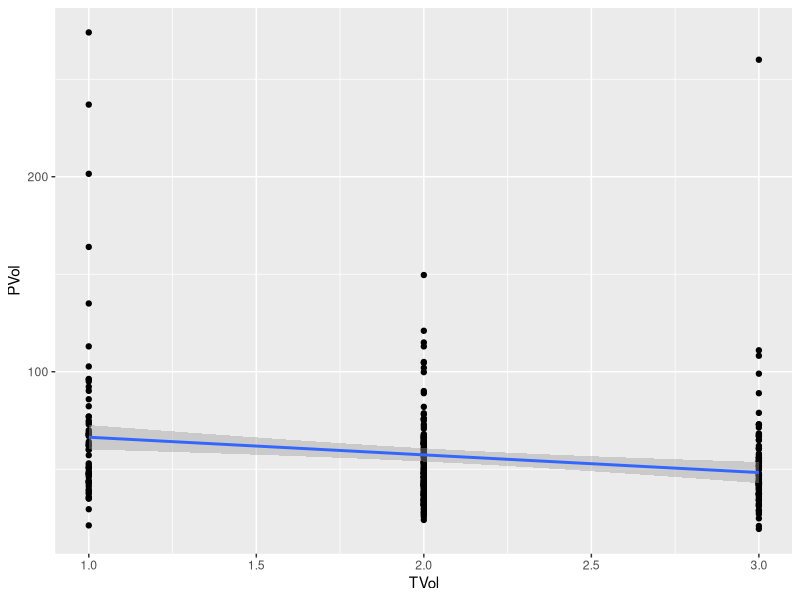
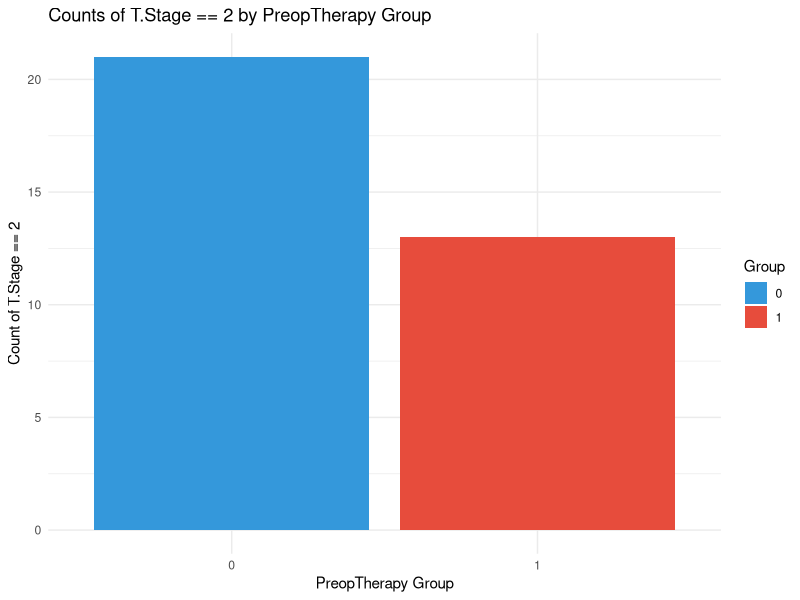

Recreate these plots in R, in order.
#----GROUP 3-------------------------####
# Date:  2024-09-11      
# Author:  The members of GROUP 3     
# Filename: Creating_Plots.R    
# Description:  Creatig Plots
#               
#               
# Project: Exam
#-------------------------------------------###

## Importing data and libraries----
# Importing relevant packages
library(tidyverse)
library(here)
library(readxl)
library(dplyr)
library (patchwork)
library(ggplot2)

# Reading the file
MyData<-read.delim(here("DATA","tidy_exam_dataset.txt"))

# Getting an overview
skimr::skim(MyData)


# 4. Day 7: Create plots that would help answer these questions:


#- Are there any correlated measurements? ----

#  - Is there a relation between the `PVol` and `TVol` variables? ----
# Regression: viewing the data: hos does the regression line look like
MyData %>% 
  ggplot(aes(x = TVol, y = PVol)) +
  geom_point() + 
  geom_smooth(method = "lm")

# Calculate correlation and handle NA values by excluding them
correlation <- cor(MyData$PVol, MyData$TVol, use = "complete.obs")
print(correlation) # There is a negative correlation between PVol and TVol of -0,21, meaning that for every 1 TVol increases, PVol decreses with 0.21


#  - Does the distribution of `PVol` depend on `sGS`? ----

#  - Does the distribution of `TVol` depend on `sGS`? ----

#  - Where there more `T.Stage == 2` in the group with `PreopTherapy == 1` than in the group `PreopTherapy == 0`? ----
# Add a binary indicator for T.Stage == 2, explicitly handling NAs
My_Data <- MyData %>%
  mutate(T_Stage_2 = if_else(`T.stage` == 2, 1, if_else(is.na(`T.stage`), NA_integer_, 0)))
# Subset the data for PreopTherapy groups 0 and 1, excluding NAs in T_Stage_2
group_0 <- My_Data %>% 
  filter(`PreopTherapy` == 0, !is.na(T_Stage_2)) %>% 
  pull(T_Stage_2)

group_1 <- My_Data %>% 
  filter(`PreopTherapy` == 1, !is.na(T_Stage_2)) %>% 
  pull(T_Stage_2)

# Perform a t-test
t_test_result <- t.test(group_1, group_0, alternative = "greater")

# Print the results of the t-test
print(t_test_result) #p-value = 0.001023. The t-test results suggest that there is a statistically significant greater presence of T.Stage == 2 in the group with PreopTherapy == 1 compared to the group with PreopTherapy == 0.

# Show all of this in a plot:
# Prepare the summary data frame, excluding NAs in T_Stage_2
summary_data <- data.frame(
  PreopTherapy = factor(c(rep(0, length(group_0)), rep(1, length(group_1)))),
  T_Stage_2 = c(group_0, group_1)
)

# Exclude rows with NA in T_Stage_2
summary_data <- summary_data[!is.na(summary_data$T_Stage_2), ]

# Calculate the sum for each group
summary_plot_data <- summary_data %>%
  group_by(PreopTherapy) %>%
  summarise(Count = sum(T_Stage_2), .groups = 'drop')

# Print the summary data to check it
print(summary_plot_data)

# Plotting the counts of T.Stage == 2 by PreopTherapy group
ggplot(summary_plot_data, aes(x = PreopTherapy, y = Count, fill = PreopTherapy)) +
  geom_col() +
  scale_fill_manual(values = c("#3498db", "#e74c3c")) +
  labs(title = "Counts of T.Stage == 2 by PreopTherapy Group",
       x = "PreopTherapy Group",
       y = "Count of T.Stage == 2",
       fill = "Group") +
  theme_minimal()

 